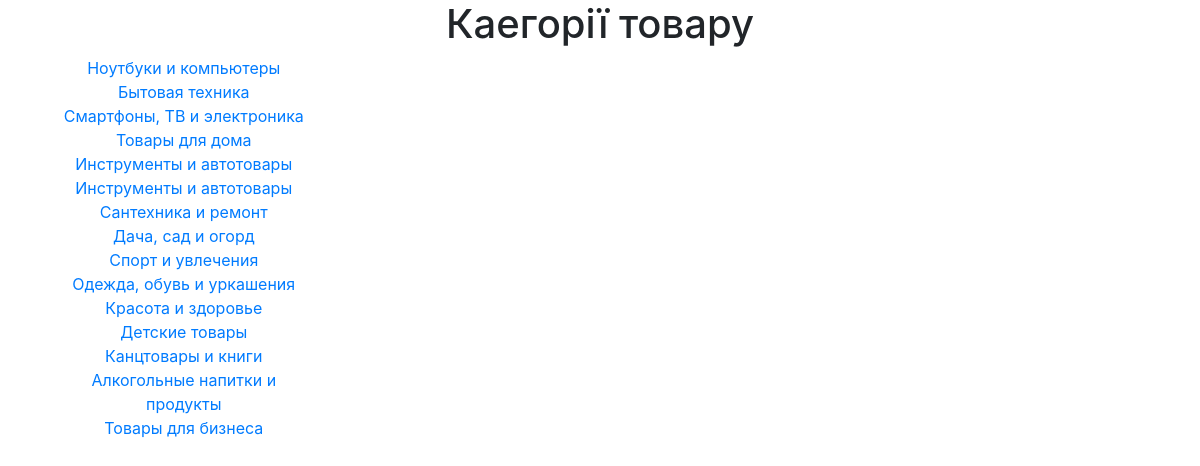
/, run on an earlier commit of the app's database.
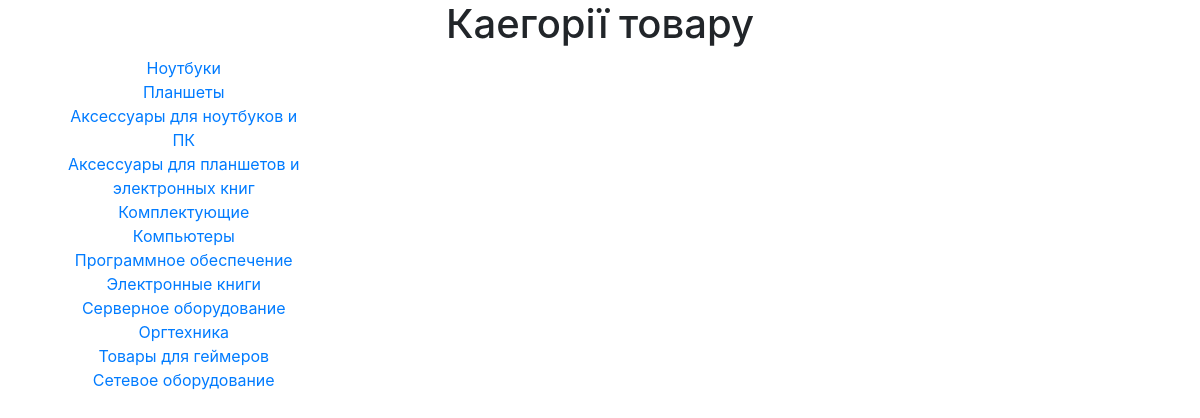
And on a later commit of the database.
### home/models.py (models this page shows, shortened)
class Category(models.Model):
    title = models.CharField(max_length=100)

### home/views.py (the view)
# urls.py: url(r'^$', views.IndexView.as_view(), name='home'),
class IndexView(generic.ListView):
    template_name = 'home.html'
    context_object_name = 'category_list'
    def get_queryset(self):
        return Category.objects.all()

### home/templates/home.html (shortened to what this page needs)
<!DOCTYPE html>
<html lang="en">
<head>
    <link type="text/css" rel="stylesheet" href="/static/css/bootstrap.min.css"/>
</head>
<body>
    <div class="container">
        <div class="row">
            <div class="col-md-12">
                <div class="text-center">
                    <h1>Каегорії товару</h1>
                </div>
            </div>
        </div>
        <section>
            <div class="row">
            <div class="col-md-12">
                    {% for category in category_list %}
                        <div class="col-md-3 text-center">
                            <a href="{% url  'home:detail' category.id %}">{{ category.title }}</a>
                        </div>
                    {% endfor %}
            </div>
         </div>
        </section>
    </div>
</body>
</html>

What changed in the data, as far as the page shows it:
removed Category: title "Ноутбуки и компьютеры"
removed Category: title "Бытовая техника"
removed Category: title "Смартфоны, ТВ и электроника"
removed Category: title "Товары для дома"
removed Category: title "Инструменты и автотовары"
removed Category: title "Инструменты и автотовары"
removed Category: title "Сантехника и ремонт"
removed Category: title "Дача, сад и огорд"
removed Category: title "Спорт и увлечения"
removed Category: title "Одежда, обувь и уркашения"
removed Category: title "Красота и здоровье"
removed Category: title "Детские товары"
removed Category: title "Канцтовары и книги"
removed Category: title "Алкогольные напитки и продукты"
removed Category: title "Товары для бизнеса"
added Category: title "Ноутбуки"
added Category: title "Планшеты"
added Category: title "Аксессуары для ноутбуков и ПК"
added Category: title "Аксессуары для планшетов и электронных книг"
added Category: title "Комплектующие"
added Category: title "Компьютеры"
added Category: title "Программное обеспечение"
added Category: title "Электронные книги"
added Category: title "Серверное оборудование"
added Category: title "Оргтехника"
added Category: title "Товары для геймеров"
added Category: title "Сетевое оборудование"
